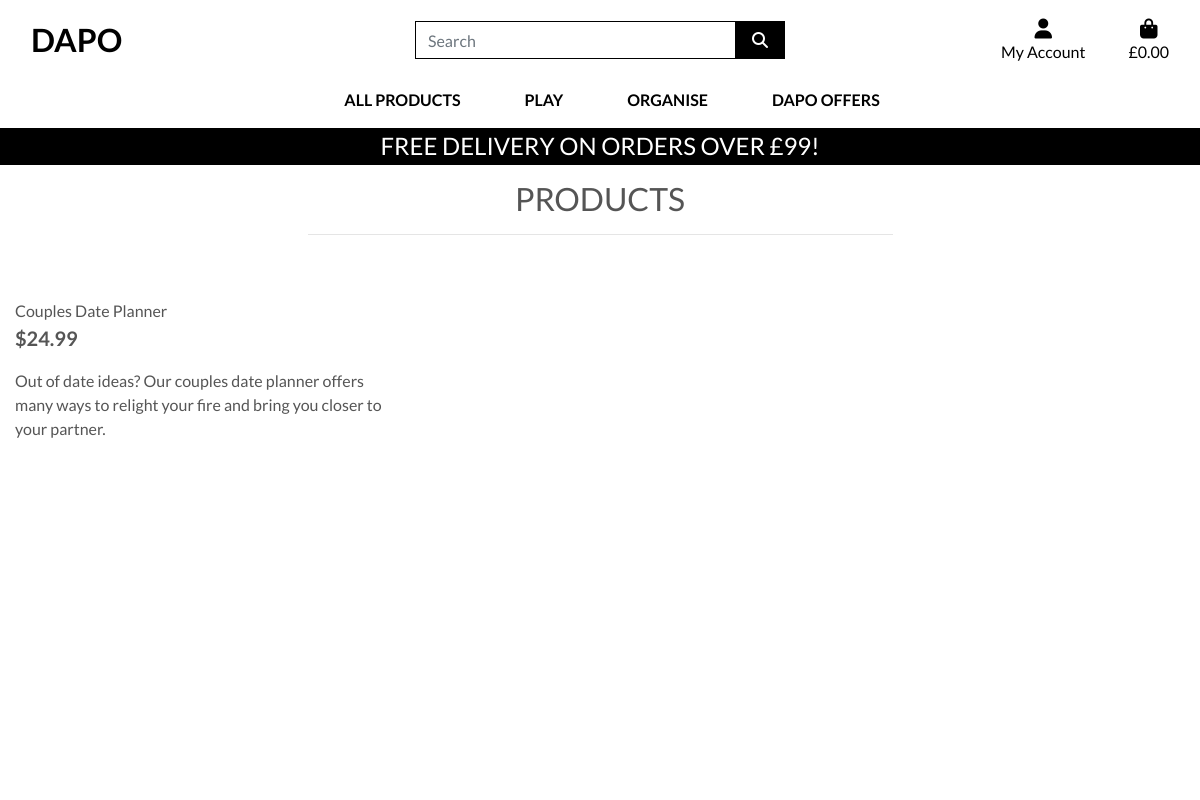
/products/6, run on an earlier commit of the app's database.
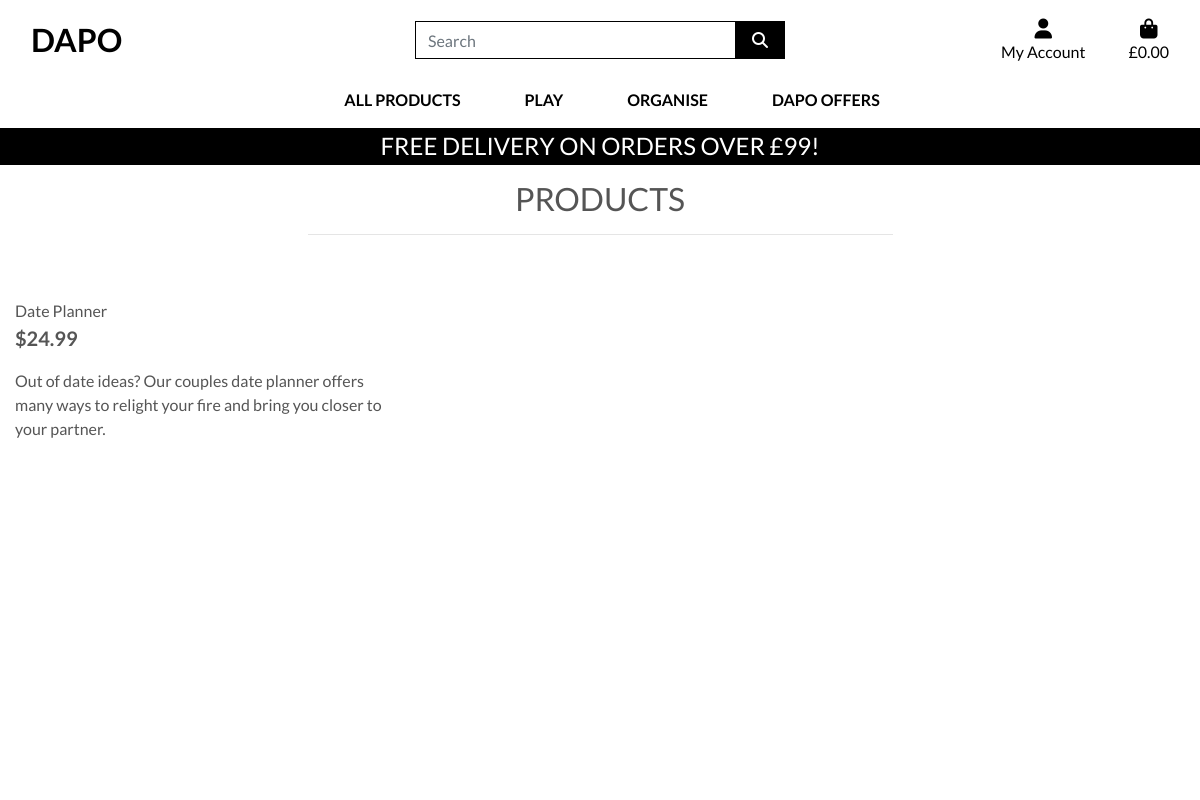
And on a later commit of the database.
### products/models.py (models this page shows, shortened)
class Product(models.Model):
    category = models.ForeignKey('Category', null=True, blank=True, on_delete=models.SET_NULL)
    sku = models.CharField(max_length=254, null=True, blank=True)
    name = models.CharField(max_length=254)
    description = models.TextField()
    price = models.DecimalField(max_digits=6, decimal_places=2)
    image_url = models.URLField(max_length=1024, null=True, blank=True)
    image = models.ImageField(null=True, blank=True)

### products/views.py (the view)
# urls.py: path('<product_id>', views.product_info, name='product_info'),
def product_info(request, product_id):
    product = get_object_or_404(Product, pk=product_id)
    context = {
        'product': product,
    }
    return render(request, 'products/product_info.html', context)

### products/templates/products/product_info.html (shortened to what this page needs)
{% extends "base.html" %}
{% load static %}
{% block page_header %}
    <div class="container header-container">
    </div>
{% endblock %}
{% block content %}
<div class="overlay"></div>
    <div class="container-fluid">
        <div class="row">
            <div class="col text-center mt-3">
                <h2 class="logo-font">Products</h2>
                <hr class="w-50 mb-1">
            </div>
        </div>
        <div class="row">
            <div class="product-container col-10 offset-1">
                        </div>
                        <div class="col-12 col-md-6 col-lg-4">
                            <div class="product-info-container mb-5 mt-md-5">
                                <p class="mb-0">{{ product.name }}</p>
                                <p class="lead mb-0 text-left font-weight-bold">${{ product.price }}</p>
                                <p class="mt-3">{{ product.description }}</p>
                            </div>
                        </div>
                    </div>
                </div>
{% endblock %}

What changed in the data, as far as the page shows it:
changed Product: name "Couples Date Planner" → "Date Planner"
